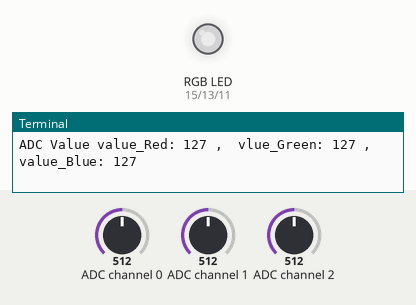
Bench run of a program on a simulated Raspberry Pi (header pin numbers). On the bench: an RGB LED mixed from three pins (HIGH = lit), the last lines printed to the terminal. Inputs (shaded band) come from the test bench; at power-on: ADC channel 0 = 512, ADC channel 1 = 512, ADC channel 2 = 512 (analog values on the 0–1023 scale). Dim RGB values are drawn brighter than linear.

Above: at 1.2 s.
1.3 s: ADC channel 0 set to 716
At 2.0 s:
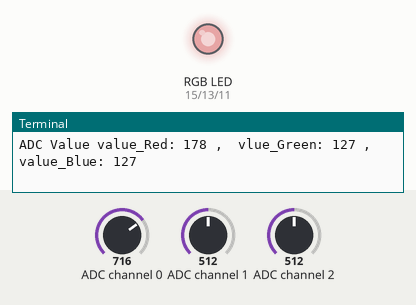
2.8 s: ADC channel 1 set to 716
At 3.3 s:
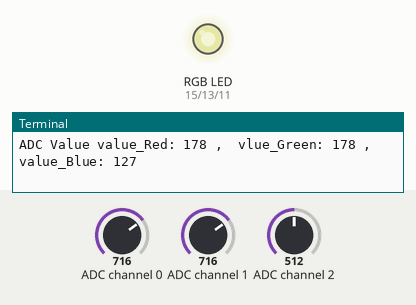
4.3 s: ADC channel 2 set to 716
At 5.4 s:
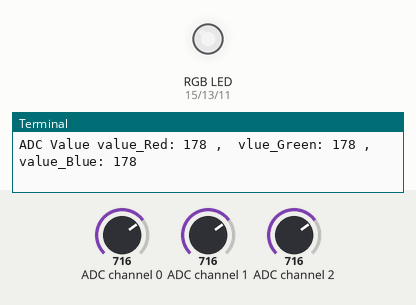
5.8 s: ADC channel 0 set to 900
At 6.6 s:
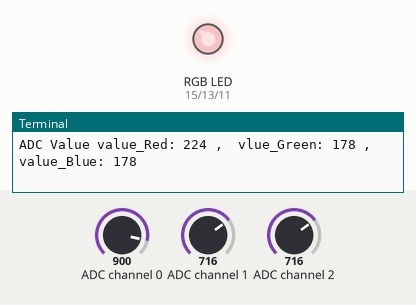
7.3 s: ADC channel 1 set to 900
At 8.0 s:
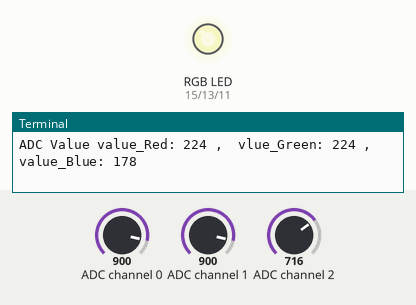
8.8 s: ADC channel 2 set to 900
At 10.0 s:
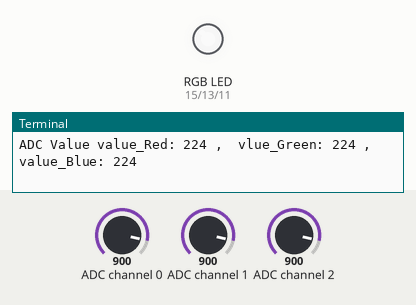
Timing chart, 0 to 11.3 s (numbered marks = the images above; inputs shaded):
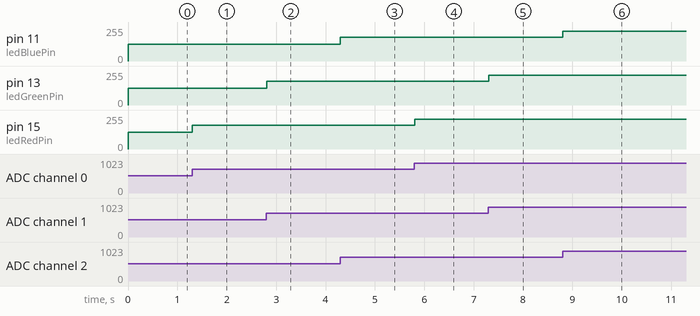

The program:

ColorfulSoftlight.py
```python
#!/usr/bin/env python3
#############################################################################
# Filename    : Softlight.py
# Description : Potentiometer control LED
# Author      : www.quadstore.in
# modification: 2018/08/02
########################################################################
import RPi.GPIO as GPIO
import smbus
import time

address = 0x48
bus=smbus.SMBus(1)
cmd=0x40

ledRedPin = 15      #define 3 pins of RGBLED
ledGreenPin = 13
ledBluePin = 11

def analogRead(chn):    #read ADC value
    bus.write_byte(address,cmd+chn)
    value = bus.read_byte(address)
    value = bus.read_byte(address)
    return value

def analogWrite(value):
    bus.write_byte_data(address,cmd,value)

def setup():
    global p_Red,p_Green,p_Blue
    GPIO.setmode(GPIO.BOARD)
    GPIO.setup(ledRedPin,GPIO.OUT)      #set 3 pins of RGBLED to output mode
    GPIO.setup(ledGreenPin,GPIO.OUT)
    GPIO.setup(ledBluePin,GPIO.OUT)

    p_Red = GPIO.PWM(ledRedPin,1000)    #configure PMW to 3 pins of RGBLED
    p_Red.start(0)
    p_Green = GPIO.PWM(ledGreenPin,1000)
    p_Green.start(0)
    p_Blue = GPIO.PWM(ledBluePin,1000)
    p_Blue.start(0)

def loop():
    while True:
        value_Red = analogRead(0)       #read ADC value of 3 potentiometers
        value_Green = analogRead(1)
        value_Blue = analogRead(2)
        p_Red.ChangeDutyCycle(value_Red*100/255)  #map the read value of potentiometers into PWM value and output it
        p_Green.ChangeDutyCycle(value_Green*100/255)
        p_Blue.ChangeDutyCycle(value_Blue*100/255)
        #print read ADC value
        print ('ADC Value value_Red: %d ,\tvlue_Green: %d ,\tvalue_Blue: %d'%(value_Red,value_Green,value_Blue))
        time.sleep(0.01)

def destroy():
    bus.close()
    GPIO.cleanup()

if __name__ == '__main__':
    print ('Program is starting ... ')
    setup()
    try:
        loop()
    except KeyboardInterrupt:
        destroy()
```

Measured:
- after the input at 1.3 s, pin 15 (ledRedPin): 127/255 → 178/255 at once
- after the input at 2.8 s, pin 13 (ledGreenPin): 127/255 → 178/255 at once
- after the input at 4.3 s, pin 11 (ledBluePin): 127/255 → 178/255 at once
- after the input at 5.8 s, pin 15 (ledRedPin): 178/255 → 224/255 at once
- after the input at 7.3 s, pin 13 (ledGreenPin): 178/255 → 224/255 at once
- after the input at 8.8 s, pin 11 (ledBluePin): 178/255 → 224/255 at once
